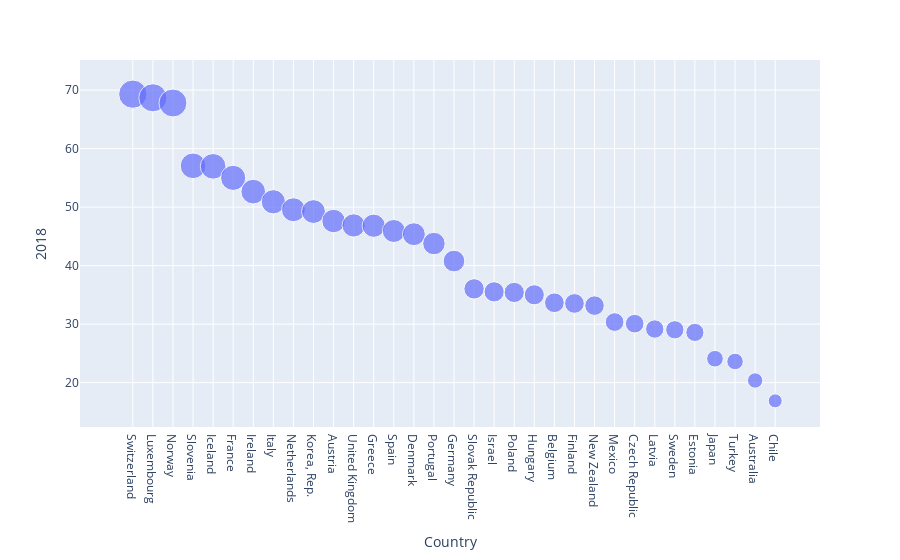

The notebook cell this image was saved under:
### Code cell
fig1_a = px.scatter(car_sorted_n, x="Country", y="2018",
                 size='2018', hover_data=['Country', '2018'], height=500, color_continuous_scale = 'RdBu')
fig1_a.show()

### Figure 1 — Plotly figure (JSON) as saved in the notebook; plotly's stock layout.template omitted (floating-point values rounded to 4 significant figures)
{"data": [{"hovertemplate": "Country=%{x}<br>2018=%{marker.size}<extra></extra>", "legendgroup": "", "marker": {"color": "#636efa", "size": [69.31, 68.69, 67.8, 57.06, 56.97, 55, 52.65, 50.91, 49.55, 49.24, 47.62, 46.87, 46.82, 45.92, 45.37, 43.77, 40.78, 36.02, 35.51, 35.41, 35.01, 33.65, 33.53, 33.16, 30.35, 30.07, 29.16, 29.03, 28.58, 24.08, 23.61, 20.36, 16.88], "sizemode": "area", "sizeref": 0.1733, "symbol": "circle"}, "mode": "markers", "name": "", "orientation": "v", "showlegend": false, "type": "scatter", "x": ["Switzerland", "Luxembourg", "Norway", "Slovenia", "Iceland", "France", "Ireland", "Italy", "Netherlands", "Korea, Rep.", "Austria", "United Kingdom", "Greece", "Spain", "Denmark", "Portugal", "Germany", "Slovak Republic", "Israel", "Poland", "Hungary", "Belgium", "Finland", "New Zealand", "Mexico", "Czech Republic", "Latvia", "Sweden", "Estonia", "Japan", "Turkey", "Australia", "Chile"], "xaxis": "x", "y": [69.31, 68.69, 67.8, 57.06, 56.97, 55, 52.65, 50.91, 49.55, 49.24, 47.62, 46.87, 46.82, 45.92, 45.37, 43.77, 40.78, 36.02, 35.51, 35.41, 35.01, 33.65, 33.53, 33.16, 30.35, 30.07, 29.16, 29.03, 28.58, 24.08, 23.61, 20.36, 16.88], "yaxis": "y"}], "layout": {"autosize": true, "legend": {"itemsizing": "constant", "tracegroupgap": 0}, "margin": {"t": 60}, "xaxis": {"anchor": "y", "autorange": true, "domain": [0, 1], "range": [-2.252, 34.03], "title": {"text": "Country"}, "type": "category"}, "yaxis": {"anchor": "x", "autorange": true, "domain": [0, 1], "range": [12.27, 75.4], "title": {"text": "2018"}, "type": "linear"}}}
